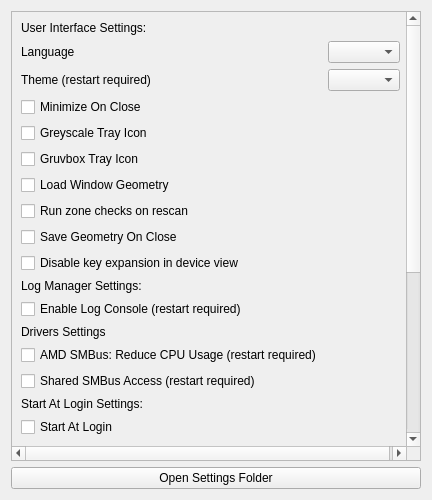
<?xml version="1.0" encoding="UTF-8"?>
<ui version="4.0">
    <class>OpenRGBSettingsPageUi</class>
    <widget class="QWidget" name="OpenRGBSettingsPageUi">
        <property name="geometry">
            <rect>
                <x>0</x>
                <y>0</y>
                <width>432</width>
                <height>500</height>
            </rect>
        </property>
        <property name="windowTitle">
            <string>Settings page</string>
        </property>
        <layout class="QGridLayout" name="gridLayout">
            <item row="0" column="1" colspan="6">
                <widget class="QScrollArea" name="scrollArea">
                    <property name="widgetResizable">
                        <bool>true</bool>
                    </property>
                    <widget class="QWidget" name="scrollAreaWidgetContents_2">
                        <property name="geometry">
                            <rect>
                                <x>0</x>
                                <y>0</y>
                                <width>395</width>
                                <height>654</height>
                            </rect>
                        </property>
                        <layout class="QGridLayout" name="gridLayout_3">
                            <item row="2" column="0">
                                <widget class="QLabel" name="UserInterfaceSettingsLabel">
                                    <property name="text">
                                        <string>User Interface Settings:</string>
                                    </property>
                                </widget>
                            </item>
                            <item row="3" column="0">
                                <widget class="QLabel" name="LabelLanguage">
                                    <property name="text">
                                        <string>Language</string>
                                    </property>
                                </widget>
                            </item>
                            <item row="3" column="1">
                                <widget class="QComboBox" name="ComboBoxLanguage" />
                            </item>
                            <item row="4" column="0">
                                <widget class="QLabel" name="ThemeLabel">
                                    <property name="text">
                                        <string>Theme (restart required)</string>
                                    </property>
                                </widget>
                            </item>
                            <item row="4" column="1">
                                <widget class="QComboBox" name="ComboBoxTheme" />
                            </item>
                            <item row="5" column="0">
                                <widget class="QCheckBox" name="CheckboxMinimizeOnClose">
                                    <property name="text">
                                        <string>Minimize On Close</string>
                                    </property>
                                </widget>
                            </item>
                            <item row="6" column="0">
                                <widget class="QCheckBox" name="CheckboxTrayIconGreyscale">
                                    <property name="text">
                                        <string>Greyscale Tray Icon</string>
                                    </property>
                                </widget>
                            </item>
                            <item row="7" column="0">
                                <widget class="QCheckBox" name="CheckboxTrayIconGruvbox">
                                    <property name="text">
                                        <string>Gruvbox Tray Icon</string>
                                    </property>
                                </widget>
                            </item>
                            <item row="8" column="0">
                                <widget class="QCheckBox" name="CheckboxLoadGeometry">
                                    <property name="text">
                                        <string>Load Window Geometry</string>
                                    </property>
                                </widget>
                            </item>
                            <item row="9" column="0">
                                <widget class="QCheckBox" name="CheckboxRunZoneChecks">
                                    <property name="text">
                                        <string>Run zone checks on rescan</string>
                                    </property>
                                </widget>
                            </item>
                            <item row="10" column="0">
                                <widget class="QCheckBox" name="CheckboxSaveGeometry">
                                    <property name="text">
                                        <string>Save Geometry On Close</string>
                                    </property>
                                </widget>
                            </item>
                            <item row="11" column="0">
                                <widget class="QCheckBox" name="CheckboxDisableKeyExpansion">
                                    <property name="text">
                                        <string>Disable key expansion in device view</string>
                                    </property>
                                </widget>
                            </item>
                            <item row="12" column="0">
                                <widget class="QLabel" name="LogManagerSettingsLabel">
                                    <property name="text">
                                        <string>Log Manager Settings:</string>
                                    </property>
                                </widget>
                            </item>
                            <item row="13" column="0">
                                <widget class="QCheckBox" name="CheckboxLogConsole">
                                    <property name="text">
                                        <string>Enable Log Console (restart required)</string>
                                    </property>
                                </widget>
                            </item>
                            <item row="14" column="0">
                                <widget class="QLabel" name="DriversSettingsLabel">
                                    <property name="text">
                                        <string>Drivers Settings</string>
                                    </property>
                                </widget>
                            </item>
                            <item row="15" column="0">
                                <widget class="QCheckBox" name="CheckboxAMDSMBusReduceCPU">
                                    <property name="text">
                                        <string>AMD SMBus: Reduce CPU Usage (restart required)</string>
                                    </property>
                                </widget>
                            </item>
                            <item row="16" column="0">
                                <widget class="QCheckBox" name="CheckboxSharedSMBusAccess">
                                    <property name="text">
                                        <string>Shared SMBus Access (restart required)</string>
                                    </property>
                                </widget>
                            </item>
                            <item row="17" column="0">
                                <widget class="QLabel" name="AutoStartLabel">
                                    <property name="text">
                                        <string>Start At Login Settings:</string>
                                    </property>
                                </widget>
                            </item>
                            <item row="18" column="0">
                                <widget class="QCheckBox" name="CheckboxAutoStart">
                                    <property name="text">
                                        <string>Start At Login</string>
                                    </property>
                                </widget>
                            </item>
                            <item row="21" column="0">
                                <widget class="QCheckBox" name="CheckboxAutoStartMinimized">
                                    <property name="text">
                                        <string>Start Minimized</string>
                                    </property>
                                </widget>
                            </item>
                            <item row="22" column="0">
                                <widget class="QCheckBox" name="CheckboxAutoStartServer">
                                    <property name="text">
                                        <string>Start Server</string>
                                    </property>
                                </widget>
                            </item>
                            <item row="23" column="1">
                                <widget class="QLineEdit" name="TextServerHost" />
                            </item>
                            <item row="23" column="0">
                                <widget class="QCheckBox" name="CheckboxAutoStartSetServerHost">
                                    <property name="text">
                                        <string>Set Server Host</string>
                                    </property>
                                </widget>
                            </item>
                            <item row="24" column="0">
                                <widget class="QCheckBox" name="CheckboxAutoStartSetServerPort">
                                    <property name="text">
                                        <string>Set Server Port</string>
                                    </property>
                                </widget>
                            </item>
                            <item row="24" column="1">
                                <widget class="QLineEdit" name="TextServerPort">
                                    <property name="inputMask">
                                        <string>90000</string>
                                    </property>
                                    <property name="text">
                                        <string />
                                    </property>
                                    <property name="placeholderText">
                                        <string />
                                    </property>
                                </widget>
                            </item>
                            <item row="25" column="1">
                                <widget class="QLineEdit" name="TextClientHost" />
                            </item>
                            <item row="25" column="0">
                                <widget class="QCheckBox" name="CheckboxAutoStartClient">
                                    <property name="text">
                                        <string>Start Client</string>
                                    </property>
                                </widget>
                            </item>
                            <item row="26" column="1">
                                <widget class="QLineEdit" name="TextCustomArgs" />
                            </item>
                            <item row="26" column="0">
                                <widget class="QCheckBox" name="CheckboxAutoStartCustom">
                                    <property name="text">
                                        <string>Custom Arguments</string>
                                    </property>
                                </widget>
                            </item>
                            <item row="27" column="1">
                                <widget class="QComboBox" name="ComboBoxAutoStartProfile" />
                            </item>
                            <item row="27" column="0">
                                <widget class="QCheckBox" name="CheckboxAutoStartProfile">
                                    <property name="text">
                                        <string>Load Profile</string>
                                    </property>
                                </widget>
                            </item>
                            <item row="28" column="0">
                                <widget class="QCheckBox" name="CheckboxSetOnExit">
                                    <property name="text">
                                        <string>Set Profile on Exit</string>
                                    </property>
                                </widget>
                            </item>
                            <item row="28" column="1">
                                <widget class="QComboBox" name="ComboBoxExitProfile" />
                            </item>
                            <item row="29" column="0">
                                <widget class="QLabel" name="AutoStartStatusLabel">
                                    <property name="text">
                                        <string>Start at Login Status</string>
                                    </property>
                                </widget>
                            </item>
                            <item row="30" column="0">
                                <spacer name="verticalSpacer">
                                    <property name="orientation">
                                        <enum>Qt::Vertical</enum>
                                    </property>
                                    <property name="sizeType">
                                        <enum>QSizePolicy::MinimumExpanding</enum>
                                    </property>
                                    <property name="sizeHint" stdset="0">
                                        <size>
                                            <width>20</width>
                                            <height>40</height>
                                        </size>
                                    </property>
                                </spacer>
                            </item>
                        </layout>
                    </widget>
                </widget>
            </item>
            <item row="1" column="1" colspan="6">
                <widget class="QPushButton" name="OpenSettingsFolderButton">
                    <property name="text">
                        <string>Open Settings Folder</string>
                    </property>
                </widget>
            </item>
        </layout>
    </widget>
    <resources />
    <connections />
</ui>
